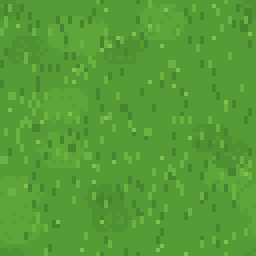
#> input picture AI-GAME-STUDIO/next-game/art/tex/co.png, 64 x 64 px (shown 4 times larger); its folder holds only this picture in this run
$ python gen_dark.py
#> lines starting #> are read from the running program, lines starting #| are printed output that depends on the picture; after the words box and inside, x2 and y2 are one past the last pixel; in counts of white or black regions, pixels touching at a corner belong together
#!/usr/bin/env python3
"""Bien the "dark fantasy / gothic storybook": lam tram bang mau ve tong dat, them vet co tho,
va ve nhan vat tam dang nguoi that (ti le dau:than 1:7, ao choang, gay den long).

Chay sau gen_art.py:  python3 tools/gen_dark.py   ->  art/tex_dark, art/sprites_dark, art/hero/hero_dark.png
"""
import glob
import os
import random

import numpy as np
from PIL import Image, ImageDraw

ROOT = os.path.join(os.path.dirname(os.path.abspath(__file__)), "..", "art")
TINT = np.array([0.95, 0.86, 0.72])


def mute(rgb, rng, wrap, strokes):
    a = rgb.astype(float) / 255.0
    lum = (a * [0.299, 0.587, 0.114]).sum(-1, keepdims=True)
    a = (lum + (a - lum) * 0.5) * TINT * 0.84
    h, w = a.shape[:2]
    for _ in range(strokes):                               # vet co tho
        x, y, d = rng.randrange(w), rng.randrange(h), rng.choice([-0.07, -0.05, 0.05, 0.07])
        slope = rng.choice([0, 0, 1, -1])
        for i in range(rng.randint(3, 8)):
            xx, yy = x + i, y + (i // 3) * slope
            if wrap:
                xx, yy = xx % w, yy % h
            if 0 <= xx < w and 0 <= yy < h:
                a[yy, xx] += d
    return (np.clip(a, 0, 1) * 255).astype(np.uint8)


def variants():
    rng = random.Random(9)
    for sub, wrap in (("tex", True), ("sprites", False)):
        os.makedirs(os.path.join(ROOT, sub + "_dark"), exist_ok=True)
        for f in sorted(glob.glob(os.path.join(ROOT, sub, "*.png"))):
            im = np.array(Image.open(f).convert("RGBA"))
            n = im.shape[0] * im.shape[1]
#> n = 4096
            im[..., :3] = mute(im[..., :3], rng, wrap, n // (40 if wrap else 60))
#> in mute, `lum = (a * [0.299, 0.587, 0.114]).sum(-1, keepdims=True)`:
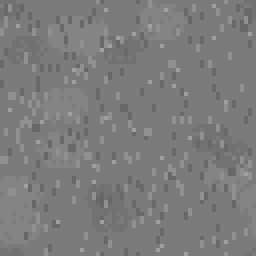
#> lum: shape (64, 64, 1) float64 (shown 4 times larger); min 0.41, max 0.63, mean 0.488
#> in mute, `a = (lum + (a - lum) * 0.5) * TINT * 0.84`:
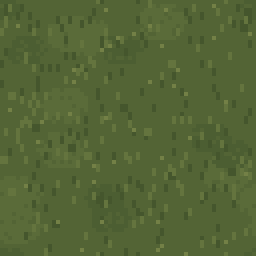
#> a: shape (64, 64, 3) float64 (shown 4 times larger); mean of channels 0, 1, 2 0.331, 0.398, 0.212; drawn as R, G, B
#> after the loop in mute, `for _ in range(strokes):`: a: shape (64, 64, 3) float64; 13.04% of pixels changed, all inside (x1, y1, x2, y2) = (0, 0, 64, 63)
            Image.fromarray(im, "RGBA" if not wrap else "RGBA").convert("RGBA" if not wrap else "RGB").save(
                os.path.join(ROOT, sub + "_dark", os.path.basename(f)))


def hx(s):
    return tuple(int(s[i:i + 2], 16) for i in (0, 2, 4)) + (255,)


def hero():
    W, H = 60, 138
    im = Image.new("RGBA", (W, H), (0, 0, 0, 0))
#> im: PIL image 60x138 RGBA; every value is 0
    d = ImageDraw.Draw(im)
    INK = hx("1a1416")
    CL, CM, CD = hx("6b5a60"), hx("4a3e46"), hx("2e262c")           # ao choang man tro
    TL, TM, TD = hx("a39068"), hx("857450"), hx("62553c")           # ao trong vang dat
    SK, SKD = hx("d9c2a6"), hx("a88f78")
    HAIR, HAIRL = hx("6e3528"), hx("94503a")
    GOLD = hx("c9a85a")
    # gay + den long (ve truoc de tay/ao de len)
    d.line([(49, 22), (51, 134)], fill=hx("4a3428"), width=2)
    d.line([(50, 22), (52, 134)], fill=hx("6e5240"), width=1)
    d.line([(49, 22), (54, 18)], fill=hx("4a3428"), width=1)
    d.rectangle([52, 19, 57, 28], fill=hx("2a2220"))
    d.rectangle([53, 21, 56, 26], fill=hx("f2c860"))
    d.rectangle([54, 22, 55, 24], fill=hx("fff0b0"))
    d.line([(52, 18), (57, 18)], fill=hx("4a3c34"))
    # chan + giay
    for x0 in (24, 31):
        d.rectangle([x0, 96, x0 + 4, 118], fill=hx("3a3230"))
        d.line([(x0, 96), (x0, 118)], fill=hx("4e4440"))
        d.polygon([(x0 - 1, 114), (x0 + 5, 114), (x0 + 6, 133), (x0 - 2, 133)], fill=hx("2a2220"))
        d.line([(x0 - 1, 116), (x0, 131)], fill=hx("4a3c34"))
        d.line([(x0 - 1, 121), (x0 + 5, 121)], fill=hx("5a4a3c"))
        d.line([(x0 - 1, 125), (x0 + 5, 125)], fill=hx("5a4a3c"))
    # ao choang
    cloak = [(22, 27), (38, 27), (46, 36), (49, 60), (51, 96), (47, 106), (42, 101), (37, 108), (30, 102), (23, 109),
             (18, 101), (12, 106), (9, 96), (11, 60), (14, 36)]
    d.polygon(cloak, fill=CM)
    d.polygon([(22, 27), (14, 36), (11, 60), (9, 96), (12, 106), (15, 103), (17, 60), (20, 38), (26, 29)], fill=CL)
    d.polygon([(38, 27), (46, 36), (49, 60), (51, 96), (47, 106), (44, 102), (43, 60), (40, 38), (35, 29)], fill=CD)
    for pts in ([(19, 40), (17, 70), (18, 101)], [(41, 40), (44, 72), (42, 100)], [(24, 72), (22, 96), (23, 108)],
                [(36, 72), (38, 96), (37, 107)]):
        d.line(pts, fill=CD if pts[0][0] < 30 else INK, width=1)
    # ao trong + that lung
    d.polygon([(27, 30), (33, 30), (36, 70), (35, 97), (25, 97), (24, 70)], fill=TM)
    d.polygon([(27, 30), (29, 30), (27, 70), (27, 97), (25, 97), (24, 70)], fill=TL)
    d.polygon([(33, 30), (36, 70), (35, 97), (33, 97), (33, 70), (32, 30)], fill=TD)
    d.line([(27, 30), (24, 70), (25, 97)], fill=INK)
    d.line([(33, 30), (36, 70), (35, 97)], fill=INK)
    d.rectangle([24, 62, 36, 65], fill=hx("3a2a22"))
    d.rectangle([29, 62, 31, 65], fill=GOLD)
    for x in range(26, 35, 2):
        d.point((x, 95), fill=GOLD)
    for y in range(34, 60, 4):
        d.point((30, y), fill=hx("3a2a22"))
    d.rectangle([29, 29, 31, 31], fill=GOLD)
    # tay cam gay
    d.rectangle([47, 66, 50, 70], fill=SK)
    d.line([(47, 70), (50, 70)], fill=SKD)
    # mu trum + mat
    d.polygon([(30, 1), (39, 4), (43, 13), (42, 23), (37, 29), (23, 29), (18, 23), (17, 13), (21, 4)], fill=CM)
    d.polygon([(30, 1), (21, 4), (17, 13), (18, 23), (23, 29), (25, 27), (21, 20), (21, 11), (25, 5)], fill=CL)
    d.polygon([(39, 4), (43, 13), (42, 23), (37, 29), (36, 26), (39, 20), (39, 11)], fill=CD)
    d.ellipse([24, 8, 36, 25], fill=SK)
    d.rectangle([25, 8, 35, 12], fill=SKD)
    d.polygon([(24, 9), (36, 9), (36, 13), (33, 11), (30, 14), (27, 11), (24, 14)], fill=HAIR)
    d.line([(24, 10), (23, 23)], fill=HAIR); d.line([(25, 10), (24, 20)], fill=HAIRL)
    d.line([(36, 10), (37, 22)], fill=HAIR)
    d.rectangle([27, 16, 28, 18], fill=INK); d.rectangle([32, 16, 33, 18], fill=INK)
    d.point((27, 16), fill=hx("b8452e")); d.point((32, 16), fill=hx("b8452e"))
    d.line([(29, 22), (31, 22)], fill=SKD)
    d.line([(34, 13), (35, 24)], fill=SKD)
    a = np.array(im)
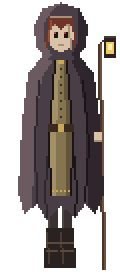
#> a: shape (138, 60, 4) (shown 2 times larger); mean R, G, B, A 42.6, 35.4, 33.6, 127.4; transparent parts drawn white
    rng = random.Random(3)                                  # vet co
    for _ in range(140):
        x, y, dv = rng.randrange(W), rng.randrange(H), rng.choice([-12, -8, 8, 12])
        for i in range(rng.randint(2, 5)):
            yy = y + i
            if yy < H and a[yy, x, 3] and tuple(a[yy, x]) != INK and a[yy, x, 0] < 200:
                a[yy, x, :3] = np.clip(a[yy, x, :3].astype(int) + dv, 0, 255)
#> a: shape (138, 60, 4); 2.75% of pixels changed, all inside (x1, y1, x2, y2) = (10, 7, 52, 134)
    m = a[..., 3] > 0                                      # net muc ngoai
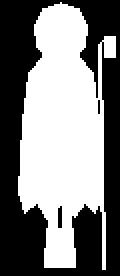
#> m: shape (138, 60) bool (shown 2 times larger); 50% white; 1 white region, box (x1, y1, x2, y2) and area: (9, 1, 58, 135) 4137
    e = np.zeros_like(m)
    e[1:] |= m[:-1]; e[:-1] |= m[1:]; e[:, 1:] |= m[:, :-1]; e[:, :-1] |= m[:, 1:]
#> after `e[1:] |= m[:-1]`: e: shape (138, 60) bool; 50% white; 1 white region, box (x1, y1, x2, y2) and area: (9, 2, 58, 136) 4137
#> after `e[:, :-1] |= m[:, 1:]`:
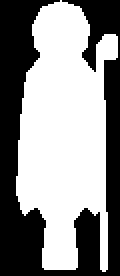
#> e: shape (138, 60) bool (shown 2 times larger); 55.8% white; 1 black region, box (x1, y1, x2, y2) and area: (0, 0, 60, 138) 3659
    a[e & ~m] = INK
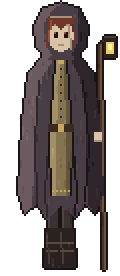
#> a: shape (138, 60, 4) (shown 2 times larger); mean R, G, B, A 44.1, 36.6, 34.9, 142.3; transparent parts drawn white
    os.makedirs(os.path.join(ROOT, "hero"), exist_ok=True)
    Image.fromarray(a, "RGBA").save(os.path.join(ROOT, "hero", "hero_dark.png"))
    return a


if __name__ == "__main__":
    variants()
    h = hero()
    Image.fromarray(h, "RGBA").resize((h.shape[1] * 5, h.shape[0] * 5), Image.NEAREST).save(
        "/tmp/claude-0/-home-user-g1-acq/ee591e2c-577b-532e-b311-43b3a75e404d/scratchpad/hero_dark_x5.png")
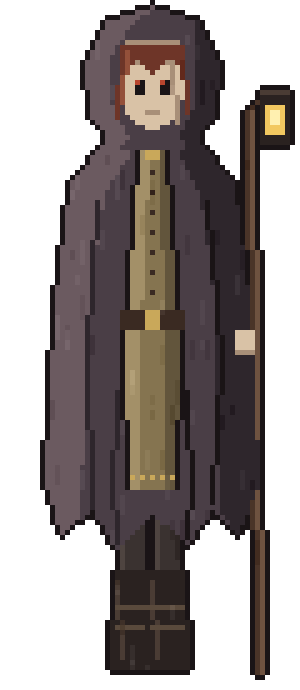
#> saved as hero_dark_x5.png: PIL image 300x690 RGBA; mean R, G, B, A 44.1, 36.6, 34.9, 142.3; transparent parts drawn white
